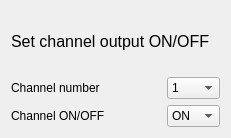
            <widget class="QWidget" name="tab_E36312A_channel_option">
             <attribute name="title">
              <string>Channel option</string>
             </attribute>
             <layout class="QFormLayout" name="formLayout_18">
              <item row="0" column="0" colspan="2">
               <widget class="QLabel" name="label_32">
                <property name="minimumSize">
                 <size>
                  <width>0</width>
                  <height>60</height>
                 </size>
                </property>
                <property name="font">
                 <font>
                  <family>Arial</family>
                  <pointsize>12</pointsize>
                  <weight>50</weight>
                  <italic>false</italic>
                  <bold>false</bold>
                 </font>
                </property>
                <property name="styleSheet">
                 <string notr="true">font: 12pt &quot;Arial&quot;;</string>
                </property>
                <property name="text">
                 <string>Set channel output ON/OFF</string>
                </property>
               </widget>
              </item>
              <item row="1" column="0">
               <widget class="QLabel" name="label_18">
                <property name="minimumSize">
                 <size>
                  <width>150</width>
                  <height>0</height>
                 </size>
                </property>
                <property name="maximumSize">
                 <size>
                  <width>200</width>
                  <height>16777215</height>
                 </size>
                </property>
                <property name="text">
                 <string>Channel number</string>
                </property>
               </widget>
              </item>
              <item row="1" column="1">
               <widget class="QComboBox" name="comboBox_E36312A_channel_option_channel">
                <property name="sizeAdjustPolicy">
                 <enum>QComboBox::AdjustToContentsOnFirstShow</enum>
                </property>
                <item>
                 <property name="text">
                  <string>1</string>
                 </property>
                </item>
                <item>
                 <property name="text">
                  <string>2</string>
                 </property>
                </item>
                <item>
                 <property name="text">
                  <string>3</string>
                 </property>
                </item>
               </widget>
              </item>
              <item row="2" column="0">
               <widget class="QLabel" name="label_78">
                <property name="minimumSize">
                 <size>
                  <width>150</width>
                  <height>0</height>
                 </size>
                </property>
                <property name="maximumSize">
                 <size>
                  <width>200</width>
                  <height>16777215</height>
                 </size>
                </property>
                <property name="text">
                 <string>Channel ON/OFF</string>
                </property>
               </widget>
              </item>
              <item row="2" column="1">
               <widget class="QComboBox" name="comboBox_E36312A_channel_option_switch">
                <item>
                 <property name="text">
                  <string>ON</string>
                 </property>
                </item>
                <item>
                 <property name="text">
                  <string>OFF</string>
                 </property>
                </item>
               </widget>
              </item>
             </layout>
            </widget>
